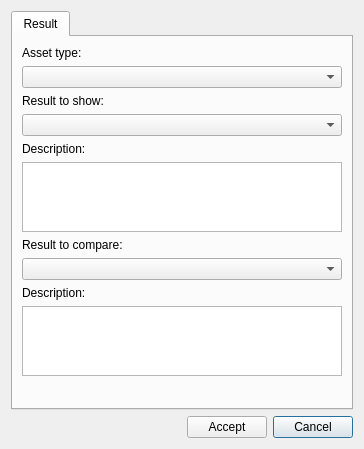
<?xml version="1.0" encoding="UTF-8"?>
<ui version="4.0">
 <class>dlg_result_selector</class>
 <widget class="QDialog" name="dlg_result_selector">
  <property name="geometry">
   <rect>
    <x>0</x>
    <y>0</y>
    <width>364</width>
    <height>449</height>
   </rect>
  </property>
  <property name="windowTitle">
   <string>Result Selector</string>
  </property>
  <layout class="QGridLayout" name="gridLayout">
   <item row="1" column="0">
    <layout class="QGridLayout" name="lyt_buttons">
     <property name="topMargin">
      <number>0</number>
     </property>
     <item row="0" column="2">
      <widget class="QPushButton" name="btn_cancel">
       <property name="text">
        <string>Cancel</string>
       </property>
      </widget>
     </item>
     <item row="0" column="1">
      <widget class="QPushButton" name="btn_accept">
       <property name="text">
        <string>Accept</string>
       </property>
      </widget>
     </item>
     <item row="0" column="0">
      <spacer name="horizontalSpacer">
       <property name="orientation">
        <enum>Qt::Horizontal</enum>
       </property>
       <property name="sizeHint" stdset="0">
        <size>
         <width>40</width>
         <height>20</height>
        </size>
       </property>
      </spacer>
     </item>
    </layout>
   </item>
   <item row="0" column="0">
    <widget class="QTabWidget" name="tab_widget">
     <property name="currentIndex">
      <number>0</number>
     </property>
     <widget class="QWidget" name="tab_result">
      <attribute name="title">
       <string>Result</string>
      </attribute>
      <layout class="QGridLayout" name="gridLayout_4">
       <item row="0" column="0">
        <widget class="QLabel" name="lbl_asset_type">
         <property name="text">
          <string>Asset type:</string>
         </property>
        </widget>
       </item>
       <item row="1" column="0">
        <widget class="QComboBox" name="cmb_asset_type"/>
       </item>
       <item row="2" column="0">
        <widget class="QLabel" name="lbl_result_main">
         <property name="text">
          <string>Result to show:</string>
         </property>
        </widget>
       </item>
       <item row="3" column="0">
        <widget class="QComboBox" name="cmb_result_main"/>
       </item>
       <item row="4" column="0">
        <widget class="QLabel" name="lbl_descript">
         <property name="text">
          <string>Description:</string>
         </property>
        </widget>
       </item>
       <item row="5" column="0">
        <widget class="QTextEdit" name="txt_result_main_desc">
         <property name="sizeAdjustPolicy">
          <enum>QAbstractScrollArea::AdjustToContents</enum>
         </property>
         <property name="readOnly">
          <bool>true</bool>
         </property>
        </widget>
       </item>
       <item row="6" column="0">
        <widget class="QLabel" name="lbl_result_compare">
         <property name="text">
          <string>Result to compare:</string>
         </property>
        </widget>
       </item>
       <item row="7" column="0">
        <widget class="QComboBox" name="cmb_result_compare"/>
       </item>
       <item row="8" column="0">
        <widget class="QLabel" name="lbl_descript_compare">
         <property name="text">
          <string>Description:</string>
         </property>
        </widget>
       </item>
       <item row="9" column="0">
        <widget class="QTextEdit" name="txt_result_compare_desc">
         <property name="sizePolicy">
          <sizepolicy hsizetype="Expanding" vsizetype="Expanding">
           <horstretch>0</horstretch>
           <verstretch>0</verstretch>
          </sizepolicy>
         </property>
         <property name="sizeAdjustPolicy">
          <enum>QAbstractScrollArea::AdjustToContents</enum>
         </property>
         <property name="readOnly">
          <bool>true</bool>
         </property>
        </widget>
       </item>
       <item row="10" column="0">
        <spacer name="verticalSpacer">
         <property name="orientation">
          <enum>Qt::Vertical</enum>
         </property>
         <property name="sizeHint" stdset="0">
          <size>
           <width>20</width>
           <height>40</height>
          </size>
         </property>
        </spacer>
       </item>
      </layout>
     </widget>
    </widget>
   </item>
  </layout>
 </widget>
 <tabstops>
  <tabstop>cmb_asset_type</tabstop>
  <tabstop>cmb_result_main</tabstop>
  <tabstop>cmb_result_compare</tabstop>
  <tabstop>tab_widget</tabstop>
  <tabstop>txt_result_main_desc</tabstop>
  <tabstop>txt_result_compare_desc</tabstop>
 </tabstops>
 <resources/>
 <connections/>
</ui>
